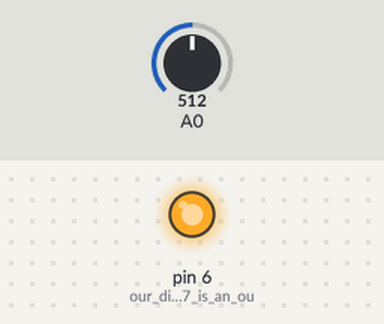
This sketch was run on a simulated Arduino Uno, built with avr-gcc and run on an emulated ATmega328P. Shown: output pins drawn as LEDs (lit = HIGH). Inputs (shaded band) come from the test bench; at power-on: A0 = 512. What the sketch prints to the serial monitor is not drawn.

Above: at 1.2 s.
1.3 s: A0 set to 326
2.8 s: A0 set to 294
4.3 s: A0 set to 480
5.8 s: A0 set to 515
7.3 s: A0 set to 306
At 7.7 s:
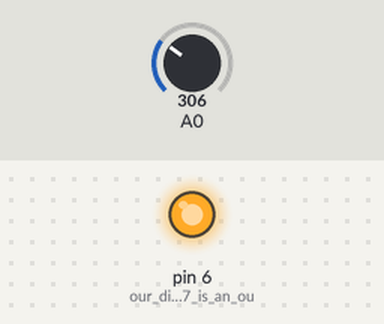
8.8 s: A0 set to 0
At 10.1 s:
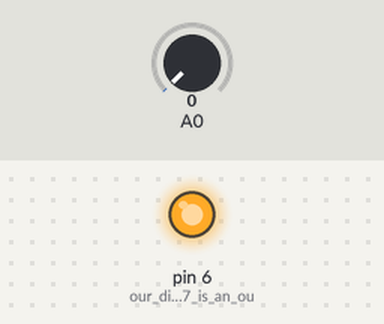
Timing chart, 0 to 11.3 s (numbered marks = the images above; inputs shaded):
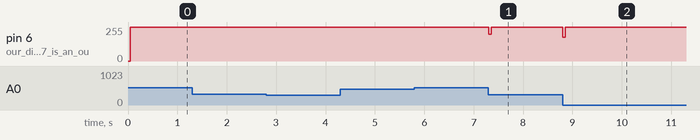

The sketch:

micVolume.ino
```cpp
/****************************************
Example Sound Level Sketch for the
Adafruit Microphone Amplifier
****************************************/

const int sampleWindow = 50; // Sample window width in mS (50 mS = 20Hz)
unsigned int sample;
#include <RCSwitch.h>
RCSwitch mySwitch = RCSwitch();

void setup()
{

  pinMode(6, OUTPUT); // our digital pin7 is an output

   Serial.begin(9600);
   // Transmitter is connected to Arduino Pin #10
  mySwitch.enableTransmit(10);

  // Optional set pulse length.
  mySwitch.setPulseLength(394);

  // Optional set protocol (default is 1, will work for most outlets)
  mySwitch.setProtocol(1);
}


void blink(){
//  mySwitch.send("111111000110010000000001");
//  delay(50);
//  mySwitch.send("111111000110010000000001");

//  analogWrite(6, 50);
//  digitalWrite(7, HIGH);


}

void loop()
{
   unsigned long startMillis= millis();  // Start of sample window
   unsigned int peakToPeak = 0;   // peak-to-peak level

   unsigned int signalMax = 0;
   unsigned int signalMin = 1024;

   // collect data for 50 mS
   while (millis() - startMillis < sampleWindow)
   {
      sample = analogRead(0);
      if (sample < 1024)  // toss out spurious readings
      {
         if (sample > signalMax)
         {
            signalMax = sample;  // save just the max levels
         }
         else if (sample < signalMin)
         {
            signalMin = sample;  // save just the min levels
         }
      }
   }
   peakToPeak = signalMax - signalMin;  // max - min = peak-peak amplitude
   double volts = (peakToPeak * 5.0) / 1024;  // convert to volts

//   Serial.println(volts);

  if (volts > 2.8) {
//    blink();
  }
  if (volts < 1) { volts = 0; }
  analogWrite(6, 255-volts*52);
  Serial.println(255-volts*52);
}
```

Measured:
- after the input at 1.3 s, every drawn part: stays the same
- after the input at 2.8 s, every drawn part: stays the same
- after the input at 4.3 s, every drawn part: stays the same
- after the input at 5.8 s, every drawn part: stays the same
- after the input at 7.3 s, pin 6 (our_digital_pin7_is_an_ou): 255/255 → 201/255 at once, → 255/255 0.05 s later
- after the input at 8.8 s, pin 6 (our_digital_pin7_is_an_ou): 255/255 → 177/255 at once, → 255/255 0.05 s later
